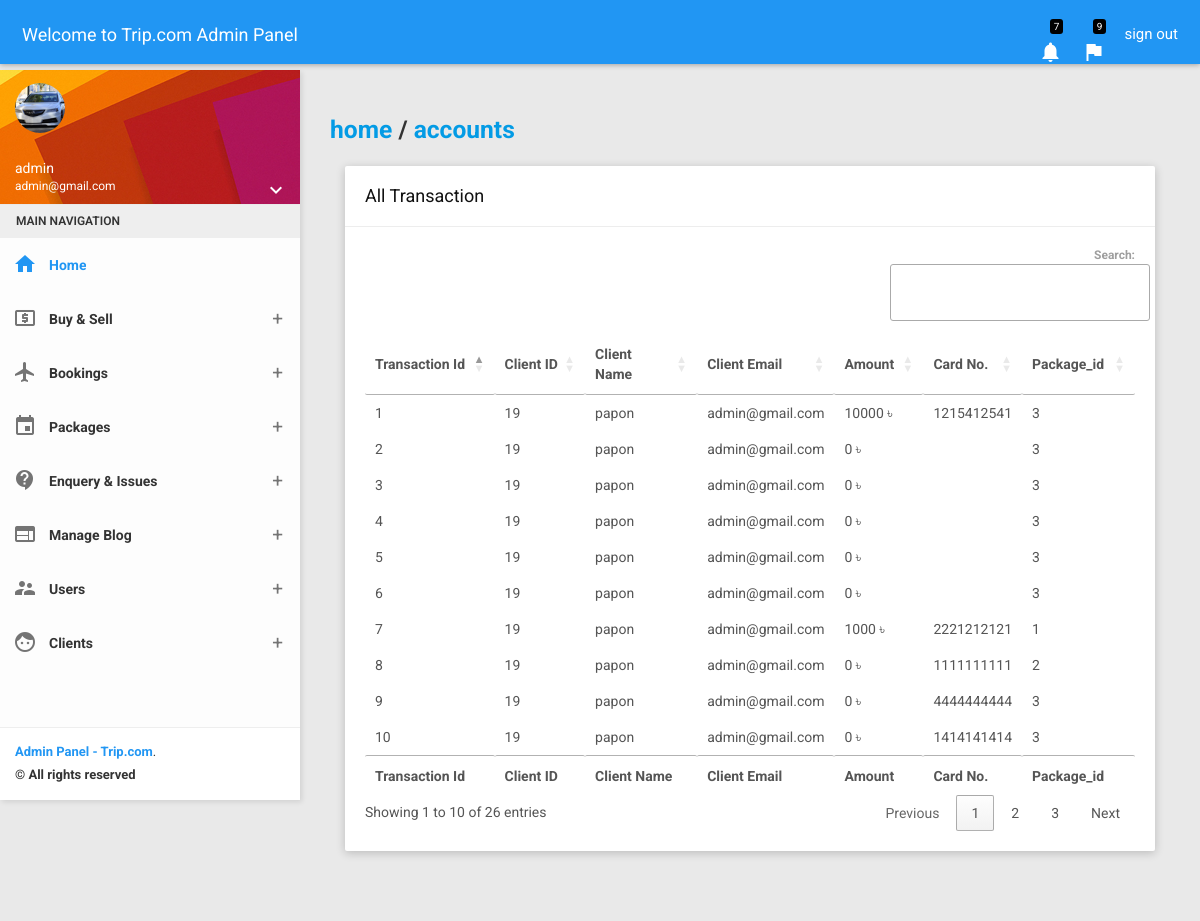
Page /admin/accounts.php (signed in) on the committed database.
### tables this page shows
CREATE TABLE `tb_transaction` (
  `transaction_id` int(11) NOT NULL,
  `client_id` int(11) NOT NULL,
  `amount` int(11) NOT NULL,
  `card_no` varchar(100) NOT NULL,
  `package_id` int(11) NOT NULL,
  `date` datetime NOT NULL DEFAULT CURRENT_TIMESTAMP
);

CREATE TABLE `tb_clients` (
  `id` int(11) NOT NULL,
  `FullName` varchar(100) NOT NULL,
  `MobileNumber` char(10) NOT NULL,
  `EmailId` varchar(70) NOT NULL,
  `Password` varchar(100) NOT NULL,
  `image` varchar(100) DEFAULT NULL,
  `RegDate` timestamp NOT NULL DEFAULT CURRENT_TIMESTAMP,
  `UpdationDate` timestamp NOT NULL DEFAULT '0000-00-00 00:00:00' ON UPDATE CURRENT_TIMESTAMP
);

### admin/accounts.php (the view, shortened to what this page needs)
<?php include('../includes/config.php'); ?>
<?php include('includes/topbar.php'); ?>
    <section>
        <?php include('includes/leftsidebar.php'); ?>
    </section>
    <section class="content">
        <div class="container-fluid">
            <div class="block-header">
                <h5><a href="index.php">home</a> / <a href="accounts.php">accounts</a>
            </div>
            <div class="row clearfix">
                <div class="col-lg-12 col-md-12 col-sm-12 col-xs-12">
                    <div class="card">
                        <div class="header">
                            <h2>
                                All Transaction
                            </h2>
                        </div>
                        <div class="body">
                            <table id="example" class="" style="width:100%">
                                <thead>
                                    <tr>
                                        <th>Transaction Id</th>
                                        <th>Client ID</th>
                                        <th>Client Name</th>
                                        <th>Client Email</th>
                                        <th>Amount</th>
                                        <th>Card No.</th>
                                        <th>Package_id</th>
                                    </tr>
                                </thead>
                                <tbody>
                                    <?php
                                        $sql = "SELECT tb_transaction.transaction_id, tb_transaction.client_id, tb_clients.FullName, tb_clients.EmailId, tb_transaction.amount, tb_transaction.card_no, tb_transaction.package_id FROM tb_transaction, tb_clients where tb_transaction.client_id=tb_clients.id";
                                        $query = $db_config->query($sql);
                                        while($result = $query->fetch_object()){
                                    ?>
                                <tr>
                                    <td><?php echo $result->transaction_id; ?></td>
                                    <td><?php echo $result->client_id; ?></td>
                                    <td><?php echo $result->FullName; ?></td>
                                    <td><?php echo $result->EmailId; ?></td>
                                    <td><?php echo $result->amount; ?> &#2547;</td>
                                    <td><?php echo $result->card_no; ?></td>
                                    <td><?php echo $result->package_id; ?></td>
                                </tr>
                                <?php } ?>
                                </tbody>
                                <tfoot>
                                    <tr>
                                        <th>Transaction Id</th>
                                        <th>Client ID</th>
                                        <th>Client Name</th>
                                        <th>Client Email</th>
                                        <th>Amount</th>
                                        <th>Card No.</th>
                                        <th>Package_id</th>
                                    </tr>
                                </tfoot>
                            </table>
                        </div>
                    </div>
                </div>
            </div>
        </div>
    </section>
    <?php include('includes/footer.php'); ?>

### rows in the picture
tb_transaction: transaction_id "1", client "19", client.FullName "papon", client.EmailId "admin@gmail.com", amount "10000", card_no "1215412541", package "3"
tb_transaction: transaction_id "2", client "19", client.FullName "papon", client.EmailId "admin@gmail.com", amount "0", package "3"
tb_transaction: transaction_id "3", client "19", client.FullName "papon", client.EmailId "admin@gmail.com", amount "0", package "3"
tb_transaction: transaction_id "4", client "19", client.FullName "papon", client.EmailId "admin@gmail.com", amount "0", package "3"
tb_transaction: transaction_id "5", client "19", client.FullName "papon", client.EmailId "admin@gmail.com", amount "0", package "3"
tb_transaction: transaction_id "6", client "19", client.FullName "papon", client.EmailId "admin@gmail.com", amount "0", package "3"
tb_transaction: transaction_id "7", client "19", client.FullName "papon", client.EmailId "admin@gmail.com", amount "1000", card_no "2221212121", package "1"
tb_transaction: transaction_id "8", client "19", client.FullName "papon", client.EmailId "admin@gmail.com", amount "0", card_no "1111111111", package "2"
tb_transaction: transaction_id "9", client "19", client.FullName "papon", client.EmailId "admin@gmail.com", amount "0", card_no "4444444444", package "3"
tb_transaction: transaction_id "10", client "19", client.FullName "papon", client.EmailId "admin@gmail.com", amount "0", card_no "1414141414", package "3"

### other values in the picture
$_SESSION['name'] "admin"
$_SESSION['email'] "admin@gmail.com"
